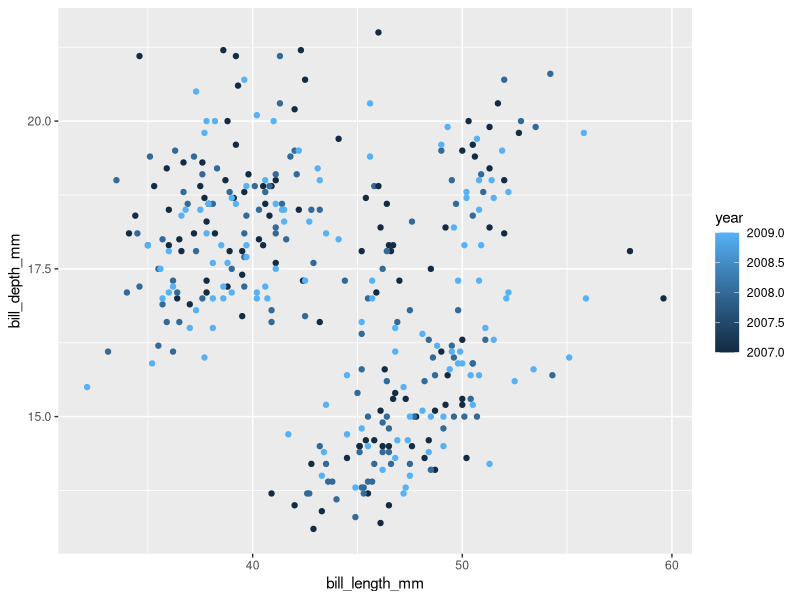
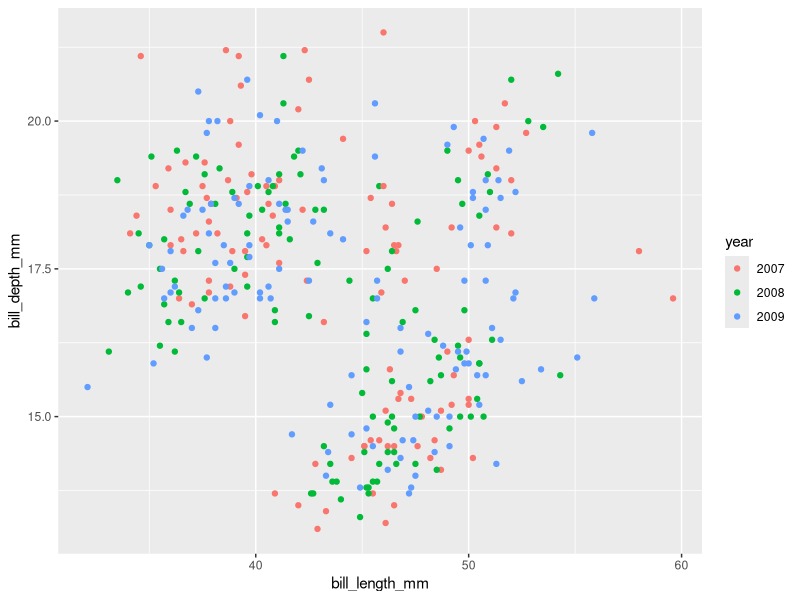

Recreate these plots in R, in order.
## ---- chunk 1
knitr::opts_chunk$set(echo = TRUE, message = FALSE, warning = FALSE)
## ---- chunk 2

library(dplyr)
library(palmerpenguins)

## ---- chunk 3

glimpse(penguins)
penguins

summary(penguins)

## ---- chunk 4

filter(penguins, species == "Chinstrap")

## ---- chunk 5

filter(penguins, species == "Chinstrap" | species == "Gentoo")

## ---- chunk 6

filter(penguins, species %in% c("Chinstrap", "Gentoo"))

## ---- chunk 7

filter(penguins, species == "Adelie", island == "Dream")

filter(penguins, species == "Adelie" & island == "Dream")

## ---- chunk 8

penguins %>% 
  filter(!is.na(sex))

filter(penguins, is.na(sex))

penguins_clean <- filter(penguins, !is.na(sex))

filter(penguins_clean, is.na(bill_length_mm))

## ---- chunk 9

penguins %>% 
  filter(species == "Adelie",
         island == "Dream")
## ---- chunk 10

penguins %>% 
  filter(flipper_length_mm > 200)

penguins %>% 
  filter(body_mass_g <= 2900)

penguins %>% 
  filter(species == "Adelie", bill_length_mm > 40)

penguins %>% 
  filter(species != "Adelie")


## ---- chunk 11

penguins %>% 
  arrange(body_mass_g)

penguins %>% 
  arrange(desc(body_mass_g))


## ---- chunk 12

penguins %>% 
  select(year, island, species)

penguins %>% 
  select(species, body_mass_g)

penguins %>% 
  select(species:body_mass_g)

penguins %>% 
  select(species:body_mass_g, year)

## ---- chunk 13

penguins %>% 
  select(-island)

penguins %>% 
  select(!island:bill_depth_mm)

penguins %>% 
  select(!c(species, flipper_length_mm, year))

penguins %>% 
  select(-species, -flipper_length_mm, -year)

## ---- chunk 14

penguins %>% 
  select(starts_with("bill"))

penguins %>% 
  select(ends_with("mm"))

penguins %>% 
  select(contains("length"))

penguins %>%
  select(contains("length") | starts_with("bill"))

## ---- chunk 15

penguins %>% 
  filter(species == "Gentoo") %>% 
  select(island, sex, body_mass_g) %>% 
  arrange(desc(body_mass_g))

## ---- chunk 16

# standardmässig an den Anfang

penguins %>% 
  relocate(year)

# hinter eine Variable schieben

penguins %>% 
  relocate(flipper_length_mm, .after = island)

# vor eine Variable schieben

penguins %>% 
  relocate(bill_length_mm, .before = year)


## ---- chunk 17

penguins %>% 
  rename(palmer_island = island)

# Q: Warum = und nicht ==

penguins %>% 
  rename(study_yr = year, mass = body_mass_g)

## ---- chunk 18

penguins %>% 
  mutate(body_mass_kg = body_mass_g / 1000) 

penguins %>% 
  mutate(bill_ratio = bill_length_mm / bill_depth_mm) 

## ---- chunk 19

penguins %>% 
  mutate(bill_ratio = bill_length_mm / bill_depth_mm,
         body_mass_kg = body_mass_g / 1000,
         flipper_length_m = flipper_length_mm / 1000)

## ---- chunk 20

library(forcats)
library(ggplot2)

penguins %>% 
  mutate(record_number = seq(1:n())) ## Eine Sequenz von 1 bis zur Anzahl Beobachtungen im Dataframe

ggplot(penguins, aes(x = bill_length_mm,
                         y = bill_depth_mm,
                         color = year)) +
  geom_point()


penguins_fct <- penguins %>% 
  mutate(year = as_factor(year))


ggplot(penguins_fct, aes(x = bill_length_mm,
                         y = bill_depth_mm,
                         color = year)) +
  geom_point()


